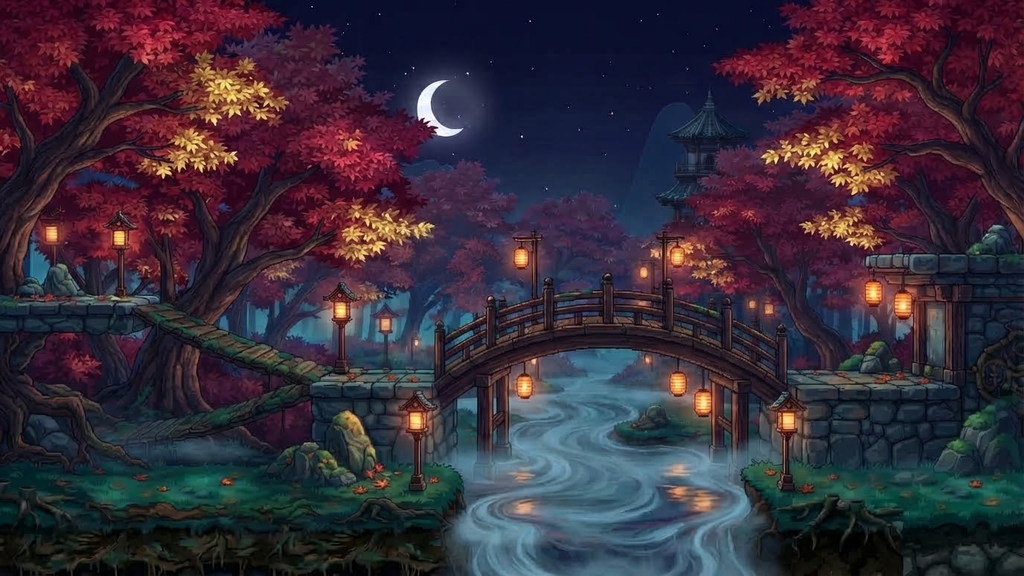
#> input picture assets/images/level3_cinematic_stage_1024.png, 1024 x 576 px, found by its file name
$ python find_surface_heights.py
#> lines starting #> are read from the running program, lines starting #| are printed output that depends on the picture
from PIL import Image, ImageDraw

im = Image.open('assets/images/level3_cinematic_stage_1024.png').convert('RGBA')
draw = ImageDraw.Draw(im)

# Let's map candidate collision surfaces on 1024x576:
# 1. Left upper stone ledge
# x: 0..120, y: 298
draw.line([(0, 298), (120, 298)], fill=(0, 255, 255, 255), width=3)

# 2. Sloped plank ramp down to bank
# from (120, 310) to (310, 420)
draw.line([(120, 310), (310, 420)], fill=(0, 255, 128, 255), width=3)

# 3. Left bank grass floor
# x: 0..310, y: 468
draw.line([(0, 468), (310, 468)], fill=(0, 255, 0, 255), width=3)

# 4. Left stone pier holding bridge
# x: 310..430, y: 375
draw.line([(310, 375), (430, 375)], fill=(255, 255, 0, 255), width=3)

# 5. Arched wooden bridge walkway (segmented arc)
# Incline up: (430, 375) -> (510, 335)
draw.line([(430, 375), (510, 335)], fill=(255, 128, 0, 255), width=3)
# Arch crest center: (510, 335) -> (680, 335)
draw.line([(510, 335), (680, 335)], fill=(255, 64, 0, 255), width=3)
# Decline down: (680, 335) -> (760, 375)
draw.line([(680, 335), (760, 375)], fill=(255, 128, 0, 255), width=3)

# 6. Right stone bank & shrine terrace
# x: 760..1024, y: 375
draw.line([(760, 375), (1024, 375)], fill=(255, 255, 0, 255), width=3)

# 7. Right lower grass bank
# x: 740..1024, y: 468
draw.line([(740, 468), (1024, 468)], fill=(0, 255, 0, 255), width=3)

test_out = r'C:/Users/User/.gemini/antigravity/brain/b6c18e6e-846f-4320-a1a4-aab0dc148d2b/autumn_mapped_surfaces.png'
im.save(test_out)
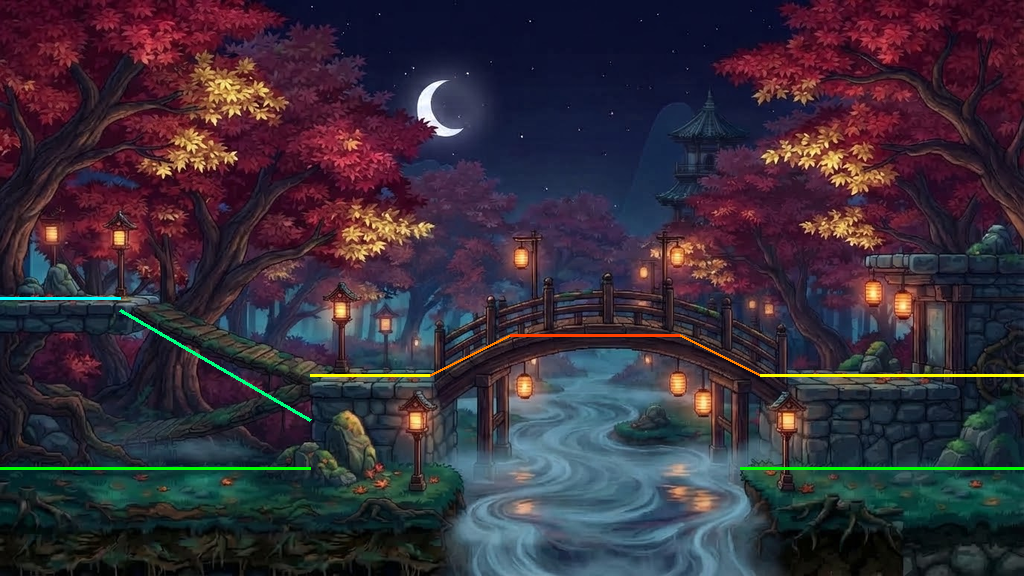
#> saved as autumn_mapped_surfaces.png: PIL image 1024x576 RGBA; mean R, G, B, A 55.8, 45.9, 57.6, 255
print(f"Saved test surface map to {test_out}")
